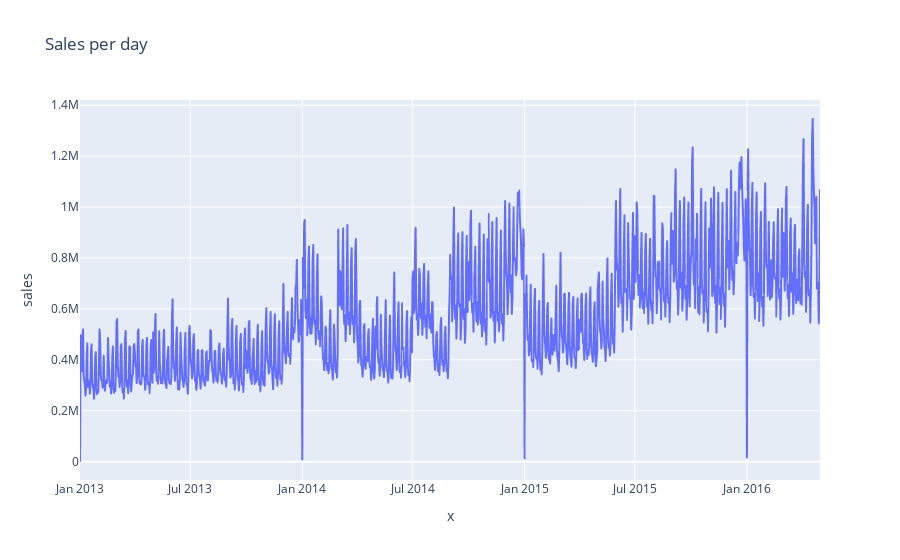
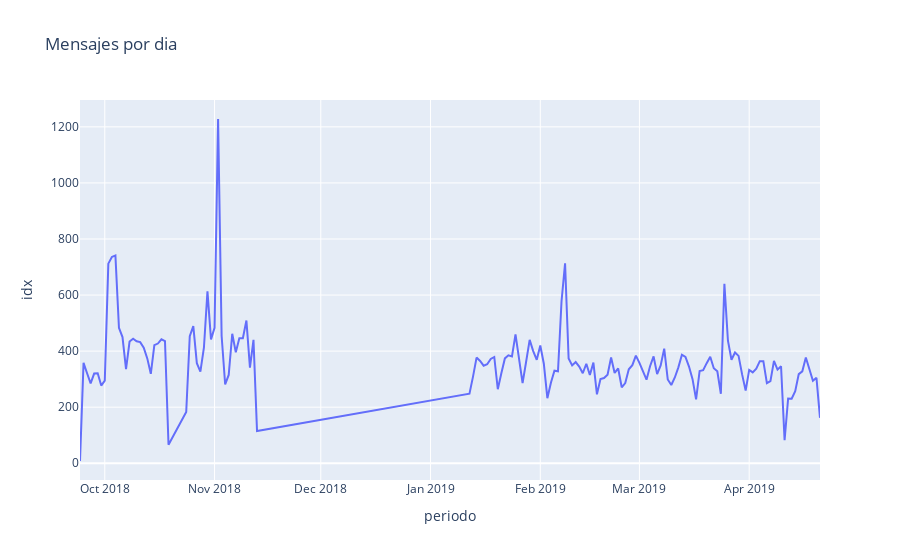

The code cell stored with these charts, in order, in its notebook:
### Code cell
import pandas as pd
import matplotlib.pyplot as plt
import plotly.express as px

# Load the data
df = pd.read_csv("../../../data/tienda_ventas.csv")
df

df_days = df[['date', 'sales']]
df_days = df_days.groupby('date').sum()
df_days

df_days.plot.line(
    y='sales',
    xlabel='Date',
    ylabel='Sales',
    title='Sales per day',
    figsize=(10, 6)
)

fig = px.line(
    df_days, 
    x=df_days.index.values,    
    y='sales', 
    title='Sales per day'
)
fig.show()

df2 = pd.read_csv('../../../data/marcas_mensajes_twitter.csv')
df2

df2['fecha_parseada'] = pd.to_datetime(df2['created_at'], format='%a %b %d %H:%M:%S %z %Y')
df2

df2 = df2.sort_values('fecha_parseada')
df2['periodo'] = df2['fecha_parseada'].apply(lambda x: x.strftime('%Y-%m-%d'))
df2

df2_agrupado = df2[['periodo', 'idx']].groupby('periodo').count()
df2_agrupado = df2_agrupado.reset_index()
df2_agrupado

# Grafico de Lineas con Plotly
# https://pandas.pydata.org/docs/reference/api/pandas.DataFrame.plot.line.html
fig = px.line(
    df2_agrupado, 
    x="periodo",
    y="idx", 
    title='Mensajes por dia'
)
fig.show()

### Figure 1 — Plotly figure (JSON) as saved in the notebook; plotly's stock layout.template omitted (floating-point values rounded to 4 significant figures; data arrays with more than 128 entries replaced by an {"elided": "..."} marker saying what was removed)
{"data": [{"hovertemplate": "x=%{x}<br>sales=%{y}<extra></extra>", "legendgroup": "", "line": {"color": "#636efa", "dash": "solid"}, "marker": {"symbol": "circle"}, "mode": "lines", "name": "", "showlegend": false, "x": {"elided": "1213 str values"}, "xaxis": "x", "y": {"elided": "1213 float values"}, "yaxis": "y", "type": "scattergl"}], "layout": {"xaxis": {"anchor": "y", "domain": [0, 1], "title": {"text": "x"}}, "yaxis": {"anchor": "x", "domain": [0, 1], "title": {"text": "sales"}}, "legend": {"tracegroupgap": 0}, "title": {"text": "Sales per day"}}}

### Figure 2 — Plotly figure (JSON) as saved in the notebook; plotly's stock layout.template omitted (floating-point values rounded to 4 significant figures; data arrays with more than 128 entries replaced by an {"elided": "..."} marker saying what was removed)
{"data": [{"hovertemplate": "periodo=%{x}<br>idx=%{y}<extra></extra>", "legendgroup": "", "line": {"color": "#636efa", "dash": "solid"}, "marker": {"symbol": "circle"}, "mode": "lines", "name": "", "orientation": "v", "showlegend": false, "x": {"elided": "147 str values"}, "xaxis": "x", "y": {"elided": "147 int values"}, "yaxis": "y", "type": "scatter"}], "layout": {"xaxis": {"anchor": "y", "domain": [0, 1], "title": {"text": "periodo"}}, "yaxis": {"anchor": "x", "domain": [0, 1], "title": {"text": "idx"}}, "legend": {"tracegroupgap": 0}, "title": {"text": "Mensajes por dia"}}}
